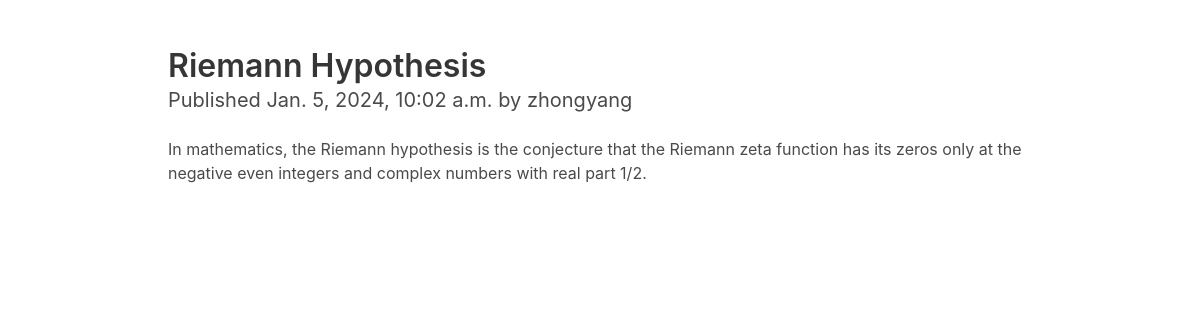
Page /blog/1/ on the committed database.
### blog/models.py (models this page shows, shortened)
class Post(models.Model):
    class Status(models.TextChoices):
        DRAFT = 'DF', 'Draft'
        PUBLISHED = 'PB', 'Published'
    title = models.CharField(max_length=250)  # Translates into a VARCHAR column in the SQL database
    slug = models.SlugField(max_length=250)   # A slug is a short label that contains only letters, numbers, underscores, or hyphens.
    author = models.ForeignKey(User, on_delete=models.CASCADE, related_name='blog_posts')
    body = models.TextField()  # Translates into a TEXT column in the SQL database.
    publish = models.DateTimeField(default=datetime.now)  # Translates into a DATETIME column in the SQL database.
    created = models.DateTimeField(auto_now_add=True)  # the date will be saved automatically when creating an object.
    updated = models.DateTimeField(auto_now=True)  # the date will be saved automatically when saving an object.
    status = models.CharField(max_length=2,
                          choices=Status.choices,
                          default=Status.DRAFT)
    class Meta:
        ordering = ['-publish']
        indexes = [
            models.Index(fields=['-publish']),
        ]

### blog/views.py (the view)
# urls.py: path('<int:id>/', views.post_detail, name='post_detail'),
def post_detail(request, id):
    post = get_object_or_404(Post, id=id)
    return render(request, 'blog/detail.html', {'post': post})

### blog/templates/blog/detail.html (shortened to what this page needs)
{% extends 'blog/base.html' %}
{% block content %}
    <section class="section">
        <div class="container">
            <h1 class="title">{{ post.title }}</h1>
            <h2 class="subtitle">
                Published {{ post.publish }} by {{ post.author }}
            </h2>
            <p class="content">{{ post.body }}</p>
        </div>
    </section>
{% endblock %}

### rows in the picture
Post: title "Riemann Hypothesis", publish "Jan. 5, 2024, 10:02 a.m.", author "zhongyang", body "In mathematics, the Riemann hypothesis is the conjecture that the Riemann zeta function has its zeros only at the negative even integers and complex numbers with real part 1/2."
